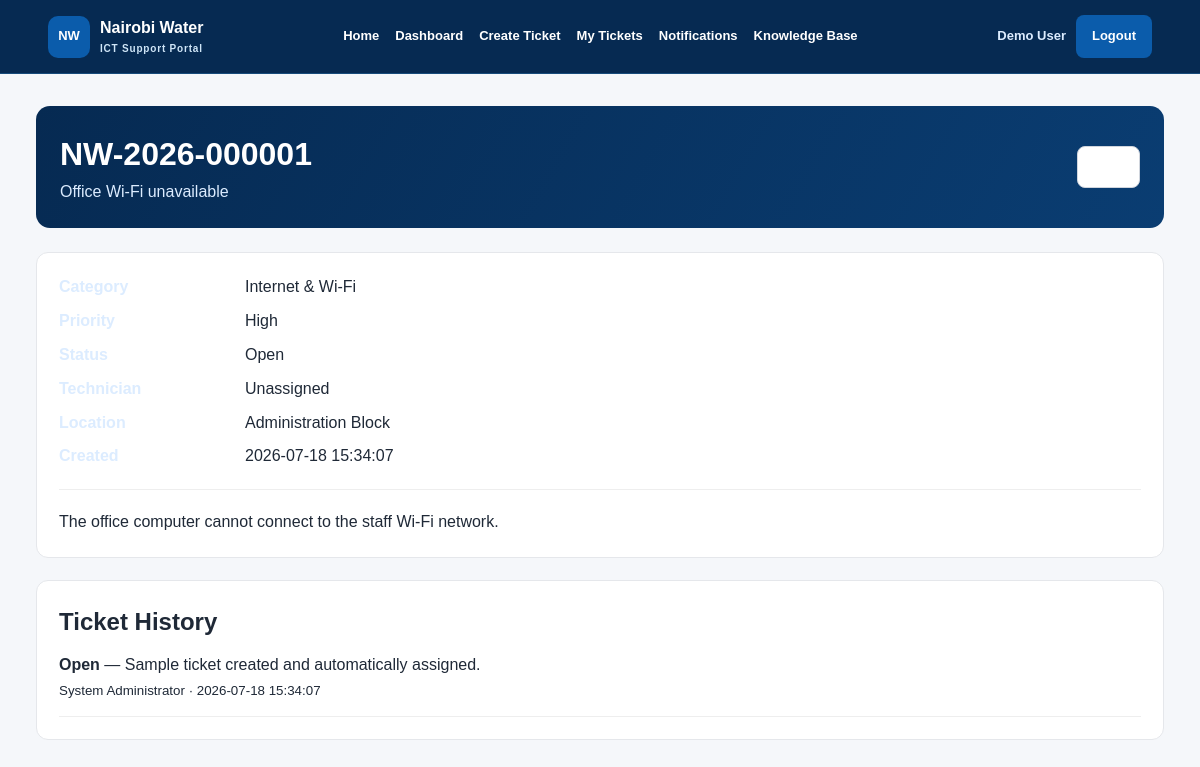
/user/view_ticket.php?id=1 (signed in), run on the app's committed database.
### tables this page shows
CREATE TABLE tickets (
    id INT UNSIGNED AUTO_INCREMENT PRIMARY KEY,
    ticket_number VARCHAR(40) NULL UNIQUE,
    user_id INT UNSIGNED NOT NULL,
    technician_id INT UNSIGNED NULL,
    category_id INT UNSIGNED NULL,
    subject VARCHAR(200) NOT NULL,
    description TEXT NOT NULL,
    location VARCHAR(150) NULL,
    priority ENUM('Low','Medium','High','Critical')
        NOT NULL DEFAULT 'Medium',
    status ENUM(
        'Open',
        'Assigned',
        'In Progress',
        'Pending',
        'Resolved',
        'Closed',
        'Cancelled'
    ) NOT NULL DEFAULT 'Open',
    assigned_at DATETIME NULL,
    resolved_at DATETIME NULL,
    closed_at DATETIME NULL,
    resolution_notes TEXT NULL,
    created_at TIMESTAMP DEFAULT CURRENT_TIMESTAMP,
    updated_at TIMESTAMP DEFAULT CURRENT_TIMESTAMP
        ON UPDATE CURRENT_TIMESTAMP,

    CONSTRAINT fk_ticket_user
        FOREIGN KEY (user_id)
        REFERENCES users(id)
        ON DELETE CASCADE
        ON UPDATE CASCADE,

    CONSTRAINT fk_ticket_technician
        FOREIGN KEY (technician_id)
        REFERENCES technicians(id)
        ON DELETE SET NULL
        ON UPDATE CASCADE,

    CONSTRAINT fk_ticket_category
        FOREIGN KEY (category_id)
        REFERENCES categories(id)
        ON DELETE SET NULL
        ON UPDATE CASCADE
);

CREATE TABLE categories (
    id INT UNSIGNED AUTO_INCREMENT PRIMARY KEY,
    name VARCHAR(120) NOT NULL UNIQUE,
    description VARCHAR(255) NULL,
    default_technician_id INT UNSIGNED NULL,
    is_active TINYINT(1) NOT NULL DEFAULT 1,
    created_at TIMESTAMP DEFAULT CURRENT_TIMESTAMP,

    CONSTRAINT fk_category_default_technician
        FOREIGN KEY (default_technician_id)
        REFERENCES technicians(id)
        ON DELETE SET NULL
        ON UPDATE CASCADE
);

CREATE TABLE ticket_history (
    id INT UNSIGNED AUTO_INCREMENT PRIMARY KEY,
    ticket_id INT UNSIGNED NOT NULL,
    old_status VARCHAR(50) NULL,
    new_status VARCHAR(50) NOT NULL,
    comment TEXT NULL,
    changed_by INT UNSIGNED NULL,
    created_at TIMESTAMP DEFAULT CURRENT_TIMESTAMP,

    CONSTRAINT fk_history_ticket
        FOREIGN KEY (ticket_id)
        REFERENCES tickets(id)
        ON DELETE CASCADE
        ON UPDATE CASCADE,

    CONSTRAINT fk_history_user
        FOREIGN KEY (changed_by)
        REFERENCES users(id)
        ON DELETE SET NULL
        ON UPDATE CASCADE
);

CREATE TABLE users (
    id INT UNSIGNED AUTO_INCREMENT PRIMARY KEY,
    name VARCHAR(120) NOT NULL,
    email VARCHAR(160) NOT NULL UNIQUE,
    department_id INT UNSIGNED NULL,
    password VARCHAR(255) NOT NULL,
    role ENUM('user','technician','admin') NOT NULL DEFAULT 'user',
    account_status ENUM('Active','Inactive','Suspended')
        NOT NULL DEFAULT 'Active',
    last_login DATETIME NULL,
    created_at TIMESTAMP DEFAULT CURRENT_TIMESTAMP,
    updated_at TIMESTAMP DEFAULT CURRENT_TIMESTAMP
        ON UPDATE CURRENT_TIMESTAMP,

    CONSTRAINT fk_users_department
        FOREIGN KEY (department_id)
        REFERENCES departments(id)
        ON DELETE SET NULL
        ON UPDATE CASCADE
);

### includes/auth.php (called while the page is built, shortened)
<?php
function e($value): string {
    return htmlspecialchars((string)$value, ENT_QUOTES, "UTF-8");
}
?>

### user/view_ticket.php (the view, shortened to what this page needs)
<?php
require_once "../includes/auth.php";
require_once "../config/db.php";
$id = (int)($_GET["id"] ?? 0);
$userId = (int)$_SESSION["user_id"];
$stmt = $conn->prepare(
    "SELECT tk.*,c.name category,tu.name technician_name
     FROM tickets tk
     LEFT JOIN categories c ON c.id=tk.category_id
     LEFT JOIN technicians t ON t.id=tk.technician_id
     LEFT JOIN users tu ON tu.id=t.user_id
     WHERE tk.id=? AND tk.user_id=?"
);
$stmt->bind_param("ii", $id, $userId);
$stmt->execute();
$ticket = $stmt->get_result()->fetch_assoc();
$h = $conn->prepare(
    "SELECT th.*,u.name changed_by_name
     FROM ticket_history th
     LEFT JOIN users u ON u.id=th.changed_by
     WHERE th.ticket_id=?
     ORDER BY th.created_at DESC"
);
$h->bind_param("i", $id);
$h->execute();
$history = $h->get_result();
?>
<!DOCTYPE html>
<html>
<head>
<link rel="stylesheet" href="../css/style.css">
</head>
<body>
<?php include "../includes/nav.php"; ?>
<main class="container">
<div class="dashboard-header"><div><h1><?= e($ticket["ticket_number"]) ?></h1><p><?= e($ticket["subject"]) ?></p></div><a class="btn btn-outline" href="my_tickets.php">Back</a></div>
<section class="panel">
<div class="kv">
<strong>Category</strong><span><?= e($ticket["category"] ?? "Uncategorised") ?></span>
<strong>Priority</strong><span><?= e($ticket["priority"]) ?></span>
<strong>Status</strong><span><?= e($ticket["status"]) ?></span>
<strong>Technician</strong><span><?= e($ticket["technician_name"] ?? "Unassigned") ?></span>
<strong>Location</strong><span><?= e($ticket["location"] ?? "-") ?></span>
<strong>Created</strong><span><?= e($ticket["created_at"]) ?></span>
</div>
<hr style="margin:20px 0;border:0;border-top:1px solid #eee">
<p><?= nl2br(e($ticket["description"])) ?></p>
</section>
<section class="panel">
<h2>Ticket History</h2>
<?php if ($history->num_rows): while ($x=$history->fetch_assoc()): ?>
<div style="padding:13px 0;border-bottom:1px solid #eee">
<strong><?= e($x["new_status"]) ?></strong> — <?= e($x["comment"] ?? "") ?><br>
<small><?= e($x["changed_by_name"] ?? "System") ?> · <?= e($x["created_at"]) ?></small>
</div>
<?php endwhile; else: ?><p>No history yet.</p><?php endif; ?>
</section>
</main>
</body>
</html>

### css/style.css (style rules this page uses)
:root { --red:#0b5cab;--red-dark:#073f78;--navy:#062a52;--ink:#1f2937;--muted:#667085; --line:#e5e7eb;--soft:#f5f7fa;--white:#ffffff;--green:#168447;--amber:#8a6400; }
* { box-sizing:border-box;margin:0;padding:0 }
body { font-family:Arial,Helvetica,sans-serif;background:var(--soft);color:var(--ink);line-height:1.55 }
a { text-decoration:none;color:inherit }
.btn { display:inline-flex;align-items:center;justify-content:center;border-radius:8px;padding:10px 15px;border:1px solid transparent;font-size:13px;font-weight:800;cursor:pointer }
.btn-outline { background:#fff;border-color:#d0d5dd }
.container { width:min(1180px,94%);margin:32px auto }
.dashboard-header { display:flex;justify-content:space-between;align-items:center;gap:18px;margin-bottom:24px }
.dashboard-header p { color:var(--muted) }
.panel { background:#fff;border:1px solid var(--line);border-radius:12px;padding:22px;margin-bottom:22px }
.kv { display:grid;grid-template-columns:170px 1fr;gap:9px 16px }
.kv strong { color:#dcecff }
.dashboard-header { background:linear-gradient(120deg,#062a52,#0a3d72);color:#fff;padding:24px;border-radius:14px }
.dashboard-header p { color:#dcecff }

### data on the page
tickets: ticket_number "NW-2026-000001", subject "Office Wi-Fi unavailable", category.name "Internet & Wi-Fi", priority "High", status "Open", location "Administration Block", created_at "2026-07-18 15:34:07", description "The office computer cannot connect to the staff Wi-Fi network."
ticket_history: new_status "Open", comment "Sample ticket created and automatically assigned.", changed_by.name "System Administrator", created_at "2026-07-18 15:34:07"

### other printed values
$_SESSION["name"] "Demo User"
$ticket["technician_name"] "Unassigned"
